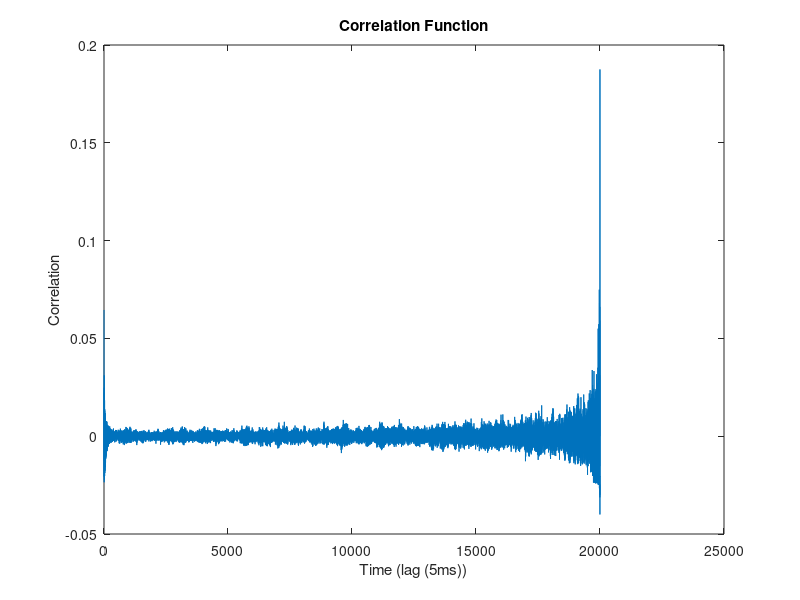
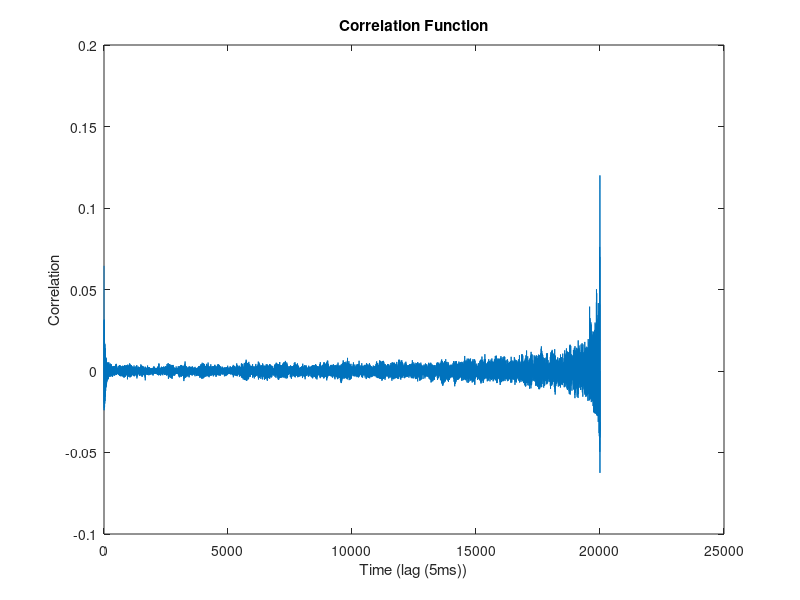

These figures' MATLAB source, in order:
clear all

%Constants neurons share
sigma = .05e-9;     %coefficient of randomness
Vl = -0.070;        %Leak potential for both neurons
Vth = -0.055;       %Threshold potential for both neurons
Vspike = .02;       %Spike potential for both neurons
Vres = -0.075;      %Reset potential for both neurons
Pr = .5;            %Probability of release of vesicles
taud = .2;          %Time constant of Depression

%Constant parameters that effect neuron1
C1 = 5e-9;          %Capacity for Neuron1
Rm1 = 20e6;         %membrain resistance neuron 1
G21 = 10e-6;            %Maximum conductance affecting neuron 1
Erev21 = -0.070;    %Reversal potential affecting neuron 1
Iapp1 = 4.5e-9;       %Applied Current into neuron 1
taus1 = .002;       %Gating variable time constant

%Constant parameters that effect neuron2
C2 = 5e-9;          %Capacity for Neuron 2
Rm2 = 20e6;         %membrain resistance neuron 2
G12 = 5e-6;            %Maximum conductance affecting neuron 2
Erev12 = 0;         %Reversal potential affecting neuron 2
Iapp2 = 3e-9;       %Applied Current into neuron 2
taus2 = .01;        %Gating variable time constant

%Time variables
startT = 0;                 %Time starts at 0
dT = .001;                  %dT is 1 ms
endT = 100;                  %Time ends
timeVec = startT:dT:endT;   %Time vector from startTime to endTime in increments of dT

%variables for neuron1
Vm1 = zeros(1,length(timeVec));
Vm1(1) = Vl;
spikesN1 = zeros(1,length(timeVec));

%variables for neuron2
Vm2 = zeros(1,length(timeVec));
Vm2(1) = Vl;
spikesN2 = zeros(1,length(timeVec));

%variables for synapse 12
s1 = zeros(1,length(timeVec));
D1 = ones(1,length(timeVec));

%variables for synapse 21
s2 = zeros(1,length(timeVec));
D2 = ones(1,length(timeVec));

%%%%%%%%%%START SIMULATION%%%%%%%%%%%%%%%%%%%%%%%%%%%
for i = 2: length(timeVec),
    %calculating next voltage neuron1
    Vm1(i) = Vm1(i-1) + dT*(((Vl - Vm1(i-1))/Rm1) + G21*s2(i-1)*(Erev21-Vm1(i-1))+ Iapp1 + sigma*randn(1)/sqrt(dT))/C1;
    %Calculating synaptic variables for 21
    s1(i) = s1(i-1) + dT*(-s1(i-1)/taus1);
    D1(i) = D1(i-1) + dT*((1-D1(i-1))/taud);
    
    %calculating next voltage neuron1
    Vm2(i) = Vm2(i-1) + dT*(((Vl - Vm2(i-1))/Rm2) + G12*s1(i-1)*(Erev12-Vm2(i-1))+ Iapp2 + sigma*randn(1)/sqrt(dT))/C1;
    %Calculating synaptic variables for 12
    s2(i) = s2(i-1) + dT*(-s2(i-1)/taus2);
    D2(i) = D2(i-1) + dT*((1-D2(i-1))/taud);
        
    %Check if neuron1 is spiking
    if Vm1(i) >= Vth,
        Vm1(i) = Vres;                      %set v to reset
        s1(i) = s1(i) + Pr*D1(i)*(1-s1(i)); %change gating variable for 21
        D1(i) = D1(i)*(1-Pr);               %change depression variable 21
        spikesN1(i) = 1;                    %update spikes for neuron1
    end
        
    %Check if neuron1 is spiking
    if Vm2(i) >= Vth,
        Vm2(i) = Vres;                      %set v to reset
        s2(i) = s2(i) + Pr*D2(i)*(1-s2(i)); %change gating variable for 12
        D2(i) = D2(i)*(1-Pr);               %change depression variable 21
        spikesN2(i) = 1;                    %update spikes for neuron2
    end
end


%%%%%%%%%%%%%%%% Correlation Stuff %%%%%%%%%%%%%%%%%%%%%%
r = 5; %ratio of dT:bin

%allocating for bins
binVec1 = zeros(1,ceil(length(spikesN1)/r));
binVec2 = zeros(1,ceil(length(spikesN2)/r));

%Calculate bin1
for i = 1: length(spikesN1),
    y = ceil(i/r); %offset
    if(spikesN1(i)==1),
        binVec1(y) = binVec1(y) + 1;
    end
end


%Calculate bin2
for i = 1: length(spikesN2),
    y = ceil(i/r); %offset
    if(spikesN2(i)==1),
        binVec2(y) = binVec2(y) + 1;
    end
end

%temporary so I can still look at binvec's if needed
temp1 = binVec1;
temp2 = binVec2;

%allocating for correlation vector
correlationVec = zeros(1,length(binVec1));

for i = 1: length(binVec1),
    a = temp1 * temp2' / length(temp1); %sum corresponding multiplication of vectors and divide by length
    b = mean(temp1);                    %find mean of temp1
    c = mean(temp2);                    %find mean of temp2
    correlationVec(i) = a-b*c;          %store correlation for this lag-time in vector
    temp1 = temp1(1:end-1);             %alter temp1: cut one off end
    temp2 = temp2(2:end);               %alter temp2: cut one off begining
end

%%%%%%%%%%%Plot correlation vector%%%%%%%%%%%%%%%%%%%%
figure;
plot(correlationVec);
xlabel('Time (lag (5ms))')
ylabel('Correlation')
title(['Correlation Function'])


%%%%%%%%%%%%%%%%%%%%%%%%%%Finding analogous correlation function%%%%%%%%%%%
temp1 = binVec1;
temp2 = binVec2;

correlationVec = zeros(1,length(binVec1));

for i = 1: length(binVec1),
    a = temp1 * temp2' / length(temp1);
    b = mean(temp1);
    c = mean(temp2);
    correlationVec(i) = a-b*c;
    temp1 = temp1(2:end);
    temp2 = temp2(1:end-1);
end

figure;
plot(correlationVec);
xlabel('Time (lag (5ms))')
ylabel('Correlation')
title(['Correlation Function'])
